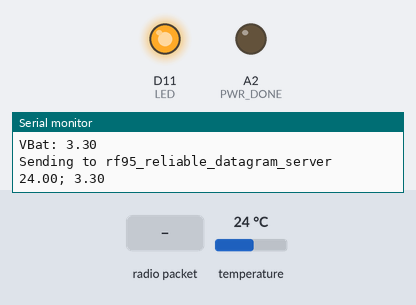
This program was run on a simulated Adafruit Feather M0. On the bench: output pins drawn as LEDs (lit = HIGH), the last lines printed to the serial monitor. The test bench sets the inputs (shaded band); at power-on: temperature 24 °C. No radio packets arrive unless stated.

Above: at 1.7 s.
1.8 s: radio packet "1" arrives
At 3.1 s:
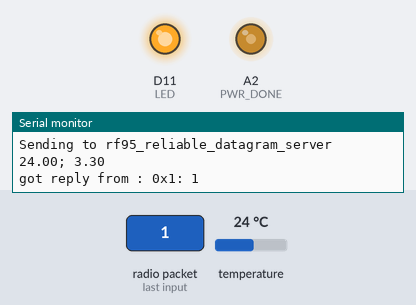
Timing chart, 0 to 4.8 s (numbered marks = the images above; inputs shaded):
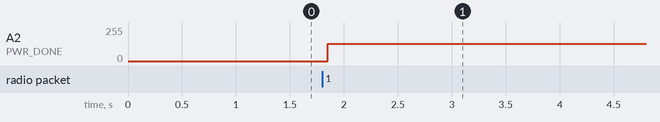

The program:

main.cpp
```cpp
// rf95_reliable_datagram_client.pde
// -*- mode: C++ -*-
// Example sketch showing how to create a simple addressed, reliable messaging client
// with the RHReliableDatagram class, using the RH_RF95 driver to control a RF95 radio.
// It is designed to work with the other example rf95_reliable_datagram_server
// Tested with Anarduino MiniWirelessLoRa, Rocket Scream Mini Ultra Pro with the RFM95W

#include <RHReliableDatagram.h>
#include <RH_RF95.h>
#include <SPI.h>
#include <OneWire.h>
#include <DallasTemperature.h>
//#include <Adafruit_SleepyDog.h>

float readTemp();
float readBattery();
bool transmitValue(float t, float vbat);
void blink(int t);


#define CLIENT_ADDRESS 1
#define SERVER_ADDRESS 2

/* for feather32u4
#define RFM95_CS 8
#define RFM95_RST 4
#define RFM95_INT 7
*/

/* for feather m0 */
#define RFM95_CS 8
#define RFM95_RST 4
#define RFM95_INT 3

// Singleton instance of the radio driver
RH_RF95 rf95(RFM95_CS, RFM95_INT);

// Class to manage message delivery and receipt, using the driver declared above
RHReliableDatagram manager(rf95, CLIENT_ADDRESS);

// Need this on Arduino Zero with SerialUSB port (eg RocketScream Mini Ultra Pro)
//#define Serial SerialUSB

#define LED 11
#define VBATPIN A7
#define PWR_DONE A2

#define BLINK_VERY_FAST 50
#define BLINK_FAST 200
#define BLINK_SLOW 1000

int blinkTime = 0;

// Setup a oneWire instance to communicate with any OneWire devices (not just Maxim/Dallas temperature ICs)
OneWire oneWire(12);
DallasTemperature sensors(&oneWire);


void setup()
{
  // Ensure serial flash is not interfering with radio communication on SPI bus
  pinMode(LED, OUTPUT);
  digitalWrite(LED, HIGH);

  pinMode(PWR_DONE, OUTPUT);
  digitalWrite(PWR_DONE, LOW);

  Serial.begin(9600);
  Serial.println("Welcome to another day");
  // while (!Serial) ; // Wait for serial port to be available

  if (!manager.init())
    Serial.println("init failed");
  // Defaults after init are 434.0MHz, 13dBm, Bw = 125 kHz, Cr = 4/5, Sf = 128chips/symbol, CRC on

  // The default transmitter power is 13dBm, using PA_BOOST.
  // If you are using RFM95/96/97/98 modules which uses the PA_BOOST transmitter pin, then
  // you can set transmitter powers from 5 to 23 dBm:
//  driver.setTxPower(23, false);
  // If you are using Modtronix inAir4 or inAir9,or any other module which uses the
  // transmitter RFO pins and not the PA_BOOST pins
  // then you can configure the power transmitter power for -1 to 14 dBm and with useRFO true.
  // Failure to do that will result in extremely low transmit powers.
//  driver.setTxPower(14, true);
  // You can optionally require this module to wait until Channel Activity
  // Detection shows no activity on the channel before transmitting by setting
  // the CAD timeout to non-zero:
//  driver.setCADTimeout(10000);

}


float readTemp() {
  Serial.print("Requesting temperaturesa...");
  sensors.begin();
  sensors.requestTemperatures(); // Send the command to get temperatures
  Serial.println("DONE");
  // After we got the temperatures, we can print them here.
  // We use the function ByIndex, and as an example get the temperature from the first sensor only.
  float t = sensors.getTempCByIndex(0);
  Serial.print("Temperature for the device 1 (index 0) is: ");
  Serial.println(t);

  return t;
}


float readBattery() {
  float measuredvbat = analogRead(VBATPIN);
  measuredvbat *= 2;    // we divided by 2, so multiply back
  measuredvbat *= 3.3;  // Multiply by 3.3V, our reference voltage
  measuredvbat /= 1024; // convert to voltage
  Serial.print("VBat: " ); Serial.println(measuredvbat);
  return measuredvbat;
}


//uint8_t data[] = "Hello World!";
// Dont put this on the stack:
uint8_t buf[RH_RF95_MAX_MESSAGE_LEN];

void loop()
{
  blinkTime = 0;

  float temp = readTemp();
  float vbat = readBattery();

  if (vbat < 2.8) {
    blinkTime = BLINK_SLOW;
  }

  // Send a message to manager_server
  Serial.println("Sending to rf95_reliable_datagram_server");
  String msg = String(temp, 2) + "; " + String(vbat, 2);
  Serial.println(msg);
  if (manager.sendtoWait( (uint8_t *) msg.c_str(), msg.length(), SERVER_ADDRESS ))
  {
    // Now wait for a reply from the server
    uint8_t len = sizeof(buf);
    uint8_t from;
    if (manager.recvfromAckTimeout(buf, &len, 2000, &from))
    {
      Serial.print("got reply from : 0x");
      Serial.print(from, HEX);
      Serial.print(": ");
      Serial.println((char*)buf);

      // System power down! Loop to be on the safe side.
      while (1) {
        digitalWrite(PWR_DONE, HIGH);
        delay(1);
        digitalWrite(PWR_DONE, LOW);
        delay(1);
      }

      // We never get here.
    }
    else
    {
      Serial.println("No reply, is rf95_reliable_datagram_server running?");
      blinkTime = BLINK_FAST;
    }
  }
  else {
    Serial.println("sendtoWait failed");
    blinkTime = BLINK_FAST;
  }

  blink(blinkTime);

  delay(500);
}

void blink(int t) {
  if (t == 0) {
    return;
  }

  for (int i = 0; i < 5; i++) {
    digitalWrite(LED, HIGH);
    delay(t);
    digitalWrite(LED, LOW);
    delay(t);
  }
}
```

Measured:
- after the input at 1.8 s, D11 (LED): stops changing and stays HIGH; A2 (PWR_DONE): 0/255 → 128/255 after 0.05 s
